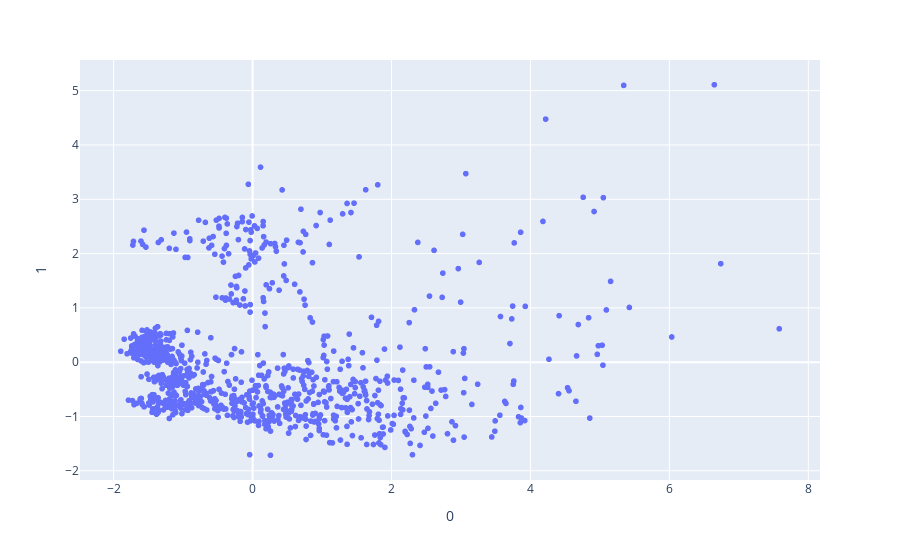

Here is the notebook cell this chart was saved with:
### Code cell
import plotly.express as px
fig = px.scatter(lowDmat, x=0, y=1)
fig.show()

### Figure 1 — Plotly figure (JSON) as saved in the notebook; plotly's stock layout.template omitted (floating-point values rounded to 4 significant figures; data arrays with more than 128 entries replaced by an {"elided": "..."} marker saying what was removed)
{"data": [{"hovertemplate": "0=%{x}<br>1=%{y}<extra></extra>", "legendgroup": "", "marker": {"color": "#636efa", "symbol": "circle"}, "mode": "markers", "name": "", "showlegend": false, "type": "scattergl", "x": {"elided": "1026 float values"}, "xaxis": "x", "y": {"elided": "1026 float values"}, "yaxis": "y"}], "layout": {"legend": {"tracegroupgap": 0}, "margin": {"t": 60}, "xaxis": {"anchor": "y", "domain": [0, 1], "title": {"text": "0"}}, "yaxis": {"anchor": "x", "domain": [0, 1], "title": {"text": "1"}}}}
